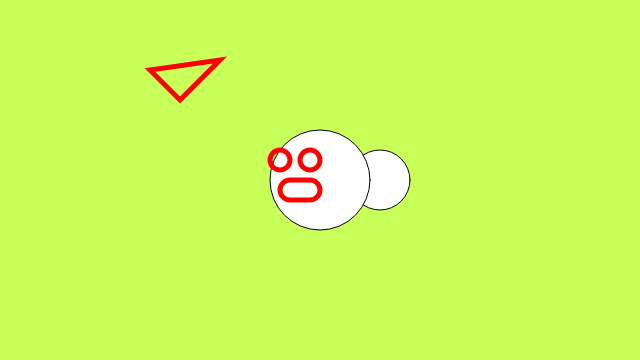
Frame 1 (no input)
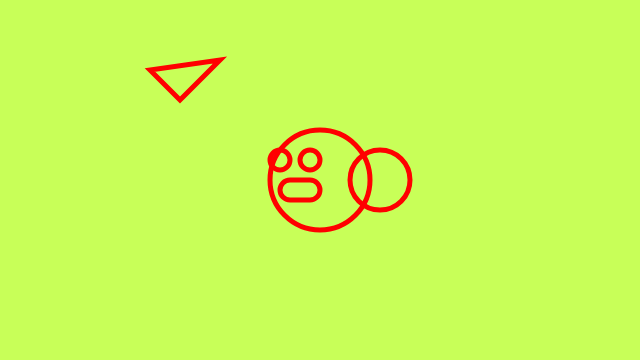
Frame 60 (no input)
Frame 120 (the mouse pressed at the canvas centre since frame 60): identical to frame 60, image omitted

The p5.js sketch that drew these frames (run headless with seeded random() and noise() and a simulated clock; from frame 60 on, the mouse is pressed at the canvas centre):

// p5.js sketch
// ── sketch.js
function setup () { 
	createCanvas (640,360);

}

function draw () {
	// SHAPES WITH X,Y coordinates and size
	background (200,300,88);
		ellipse(380,180,60,60); //ponytail
	ellipse(320,180 , 100);// face 
	//rectMode(CENTER)

	noFill();
	stroke('red');
	strokeWeight("5");
	ellipse(310,160,20);

	//fill('blue')
	ellipse(280,160,20);

	rect(280,180, 40,20,10);
	arc(360,180,20,40,HALF_PI, HALF_PI);

triangle(150, 70, 180, 100, 220, 60);

}

// shapes that are only x,y points 
 
